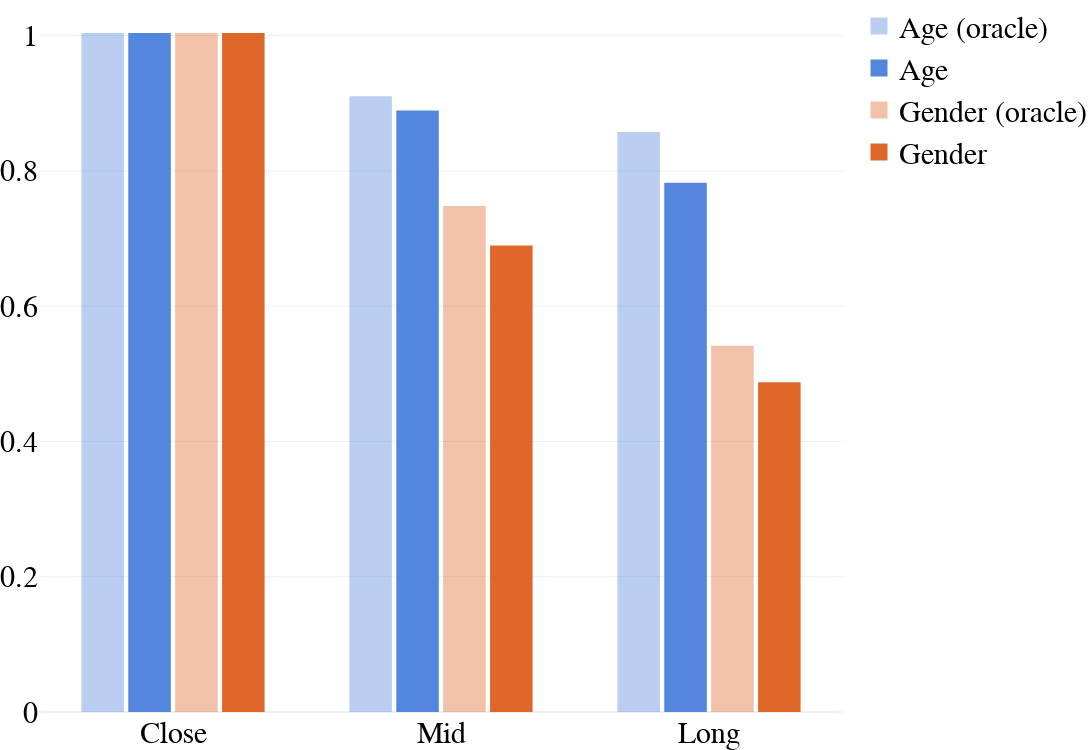

The notebook cell this image was saved under:
### Code cell
import plotly.graph_objects as go

ranges = ['Close', 'Mid', 'Long']

fig = go.Figure()

# Oracle age
fig.add_trace(go.Bar(
    x=ranges,
    y=getRangeValues(acc_per_range_oracle['age']),
    name='Age (oracle)',
    marker_color='#5387DD',
    marker_line_color='#5387DD',
    marker_line_width=5,
    opacity=0.4
))
# Standard age
fig.add_trace(go.Bar(
    x=ranges,
    y=getRangeValues(acc_per_range['age']),
    name='Age',
    marker_color='#5387DD',
    marker_line_color='#5387DD',
    marker_line_width=5,
    opacity=1
))
# Oracle gender
fig.add_trace(go.Bar(
    x=ranges,
    y=getRangeValues(acc_per_range_oracle['gender']),
    name='Gender (oracle)',
    marker_color='#DF672A',
    marker_line_color='#DF672A',
    marker_line_width=5,
    opacity=0.4
))
# Standard gender
fig.add_trace(go.Bar(
    x=ranges,
    y=getRangeValues(acc_per_range['gender']),
    name='Gender',
    marker_color='#DF672A',
    marker_line_color='#DF672A',
    marker_line_width=5,
    opacity=1
))


# Here we modify the tickangle of the xaxis, resulting in rotated labels.

fig.update_layout(
    template="plotly_white",
    barmode='group',
    margin=dict(t=0, b=0, l=0, r=0),
    width=1000*1.5,
    height=500*1.5,
    font=dict(
        family="Times New Roman",
        size=30,
        color="Black"
    ),
    bargap=0.30,
    bargroupgap=0.2
)
fig.show()

### Figure 1 — Plotly figure (JSON) as saved in the notebook; plotly's stock layout.template omitted (floating-point values rounded to 4 significant figures)
{"data": [{"marker": {"color": "#5387DD", "line": {"color": "#5387DD", "width": 5}}, "name": "Age (oracle)", "opacity": 0.4, "type": "bar", "x": ["Close", "Mid", "Long"], "y": [1, 0.9065, 0.8537]}, {"marker": {"color": "#5387DD", "line": {"color": "#5387DD", "width": 5}}, "name": "Age", "opacity": 1, "type": "bar", "x": ["Close", "Mid", "Long"], "y": [1, 0.8855, 0.7789]}, {"marker": {"color": "#DF672A", "line": {"color": "#DF672A", "width": 5}}, "name": "Gender (oracle)", "opacity": 0.4, "type": "bar", "x": ["Close", "Mid", "Long"], "y": [1, 0.7444, 0.5378]}, {"marker": {"color": "#DF672A", "line": {"color": "#DF672A", "width": 5}}, "name": "Gender", "opacity": 1, "type": "bar", "x": ["Close", "Mid", "Long"], "y": [1, 0.6861, 0.4837]}], "layout": {"bargap": 0.3, "bargroupgap": 0.2, "barmode": "group", "font": {"color": "Black", "family": "Times New Roman", "size": 30}, "height": 750, "margin": {"b": 0, "l": 0, "r": 0, "t": 0}, "width": 1500}}
